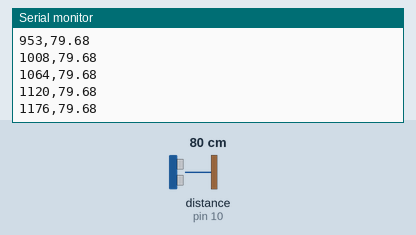
Recording of a sketch running on a simulated Arduino Uno, built with avr-gcc and run on an emulated ATmega328P. Shown: the last lines printed to the serial monitor. Wiring (inferred from the names in the program): ultrasonic range finder: trigger pin 9; echo pin 10. The inputs (shaded band) are chosen by the test bench; at power-on: distance to the obstacle (sensor on pin 10) 80 cm. The echo pulse lasts 58.3 µs per cm.

Above: at 1.2 s.
1.3 s: distance to the obstacle (sensor on pin 10) set to 2 cm
At 1.3 s:
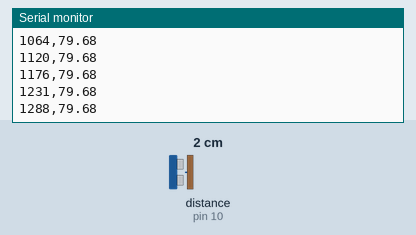
2.8 s: distance to the obstacle (sensor on pin 10) set to 4 cm
At 2.84 s:
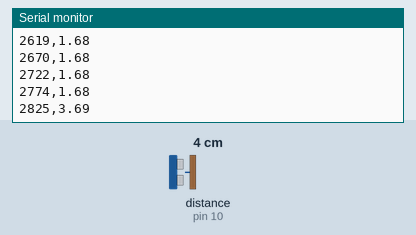
Timing chart, 0 to 5.8 s (numbered marks = the images above; inputs shaded):
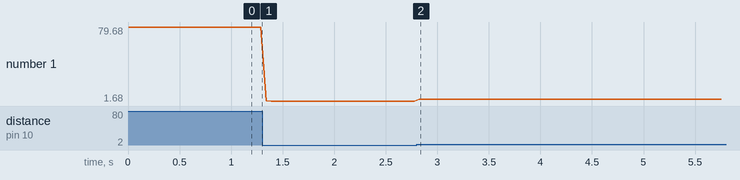

The sketch:

sample.ino
```cpp
#define TRIG_PIN 9
#define ECHO_PIN 10

void setup() {
  Serial.begin(115200);
  pinMode(9, OUTPUT); // Trig
  pinMode(10, INPUT); // Echo
}

void loop() {
  digitalWrite(9, LOW);
  delayMicroseconds(2);
  digitalWrite(9, HIGH);
  delayMicroseconds(10);
  digitalWrite(9, LOW);

  long duration = pulseIn(10, HIGH, 30000);
  float distance = (duration == 0) ? -1.0 : (duration * 0.0343 / 2.0);

  // CRITICAL: Must be EXACTLY this format for the Python script
  Serial.print(millis());
  Serial.print(",");
  Serial.println(distance);

  delay(50);
}
 
```

Measured:
- plotted number 1: 79.68 → 1.68 after the input at 1.3 s
